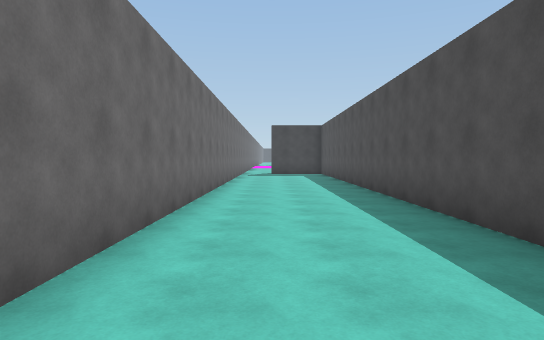
view 1 (above)

17 first-person views from a walk through a scene from a Unity 3-D project. The camera is 1.5 m above the floor, tilts 2° down and sees 75° across. The floor is counted in squares, 2 m on a side. Each view is taken from the middle of a square. On the plan, view 1 faces up. The plan holds only what a view shows up to about 11 squares ahead; the rest is blank. The place goes on beyond the plan. The player character is not drawn.

view 2
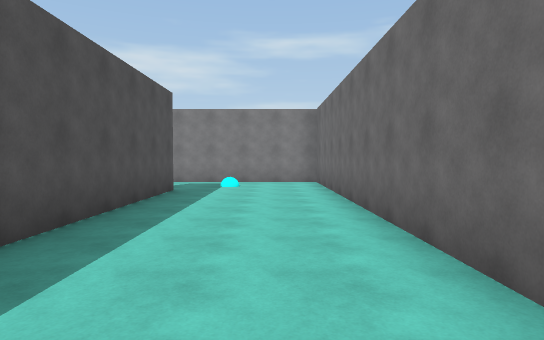

view 3
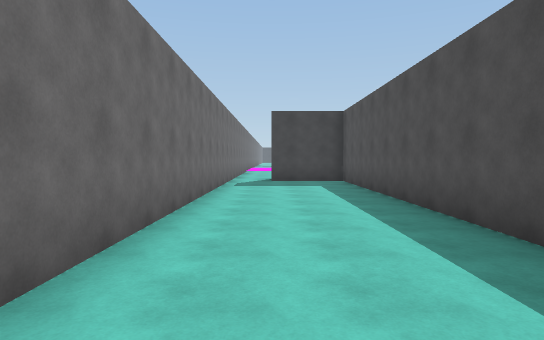

view 4
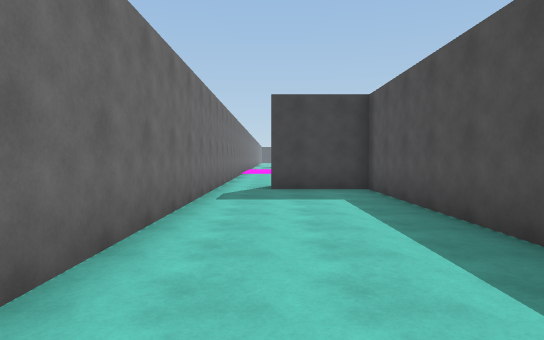

view 5
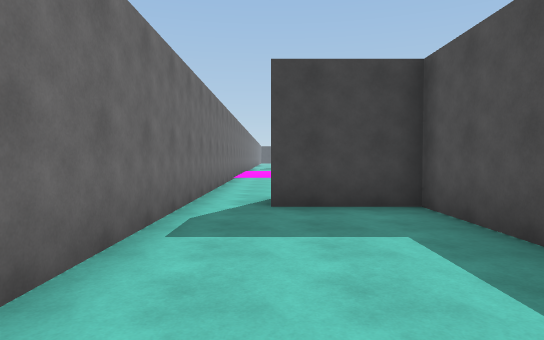

view 6
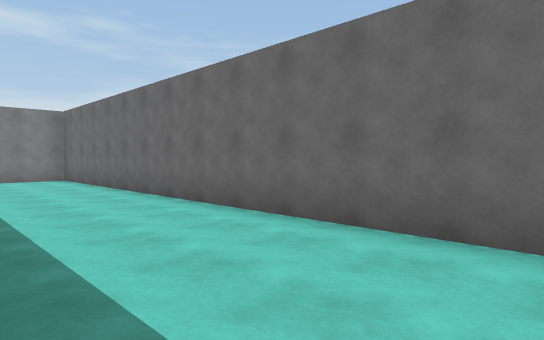

view 7
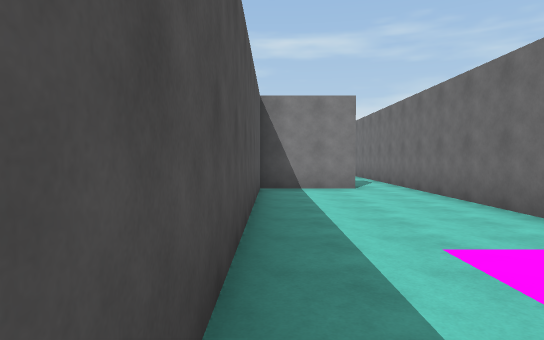

view 8
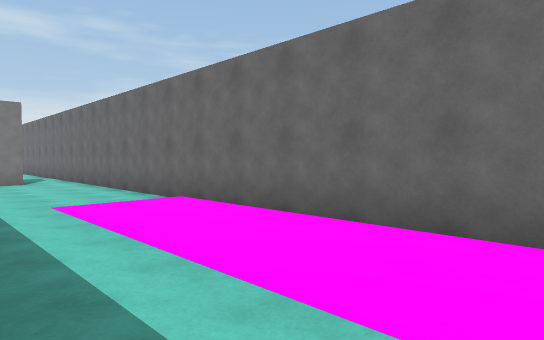

view 9
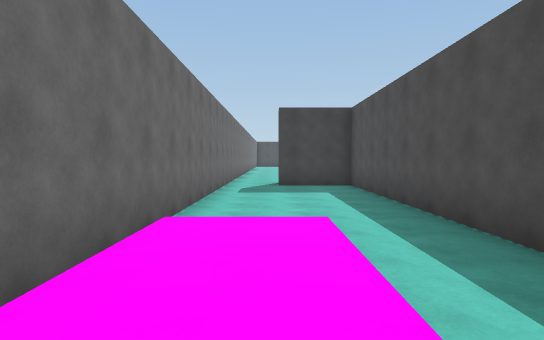

view 10
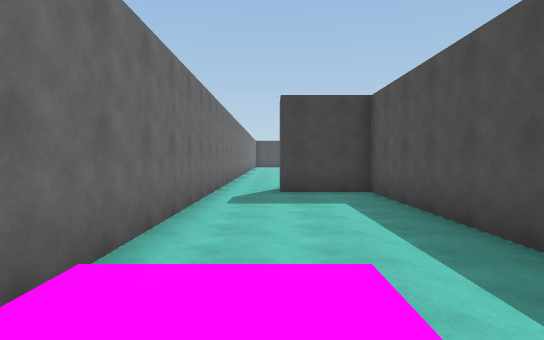

view 11
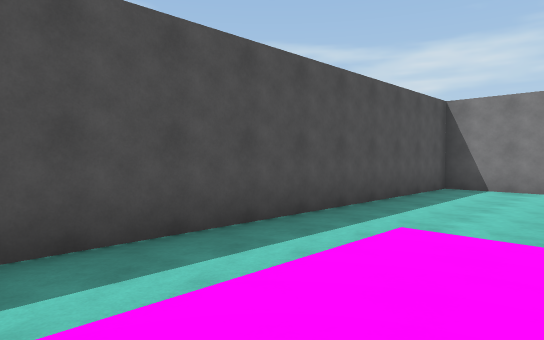

view 12
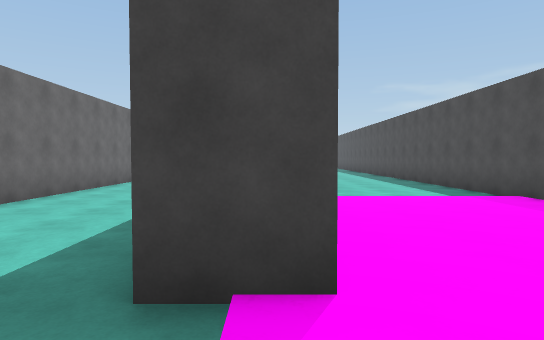

view 13
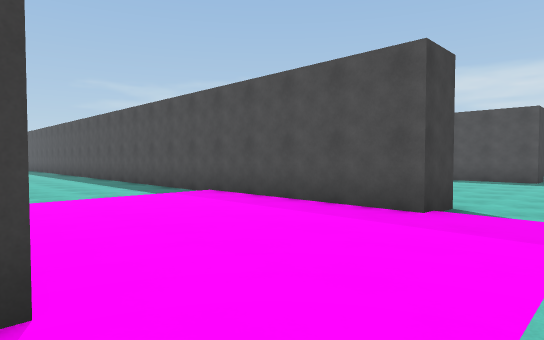

view 14
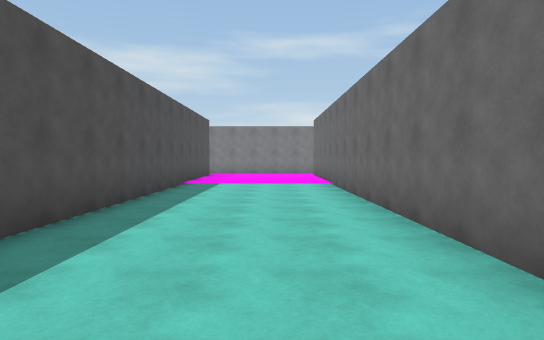

view 15
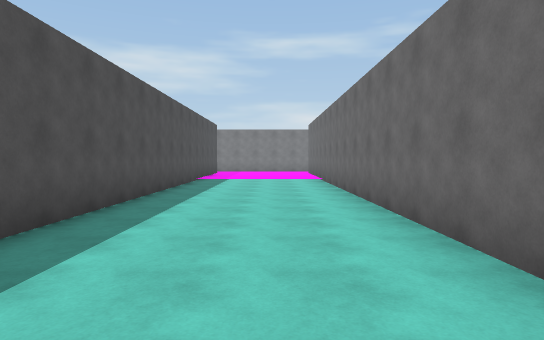

view 16
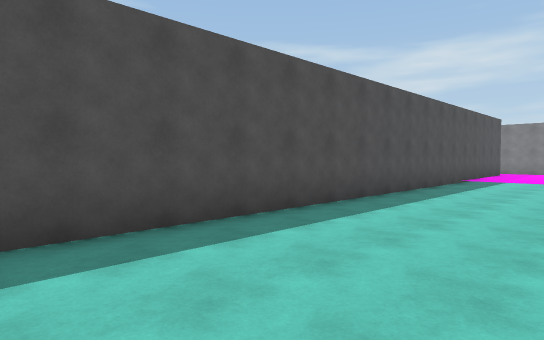

view 17
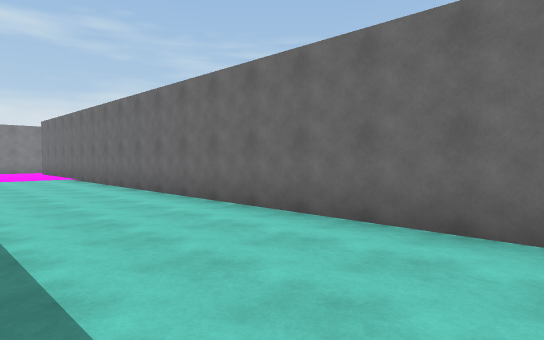

### Floor plan
Ten units are one square. View 1 is at (0, 0); x grows to the right and y downward. Boxes are objects, and circles mark ways between rooms. Rooms are numbered by the first view taken in them; rooms with no view inside come last. Other rooms are left out.
<svg viewBox="-19 -369 110 423">
<path fill="none" stroke="#000" d="M34 22 23 22 23 -164 -1 -164M-14 -175 -14 49 31 49M-14 -364 -14 -175M-1 -174 23 -174 23 -352 1 -352M33 -146 33 -10M86 22 75 22 75 -136"/>
<circle cx="-10" cy="-170" r="3" fill="#2a7"/>
<circle cx="30" cy="35" r="3" fill="#2a7"/>
<text x="10" y="-60">1</text>
<text x="0" y="-270">2</text>
<text x="60" y="-200">3</text>
</svg>
Room 1 opens to room 2. Room 1 opens to room 3.

Where each view was taken, in squares from view 1:
view 1: 0 up, 0 right, facing up
view 2: 6 up, 0 right, facing down
view 3: 5 up, 0 right, facing up
view 4: 8 up, 0 right, facing up
view 5: 11 up, 0 right, facing up
view 6: 8 up, 2 right, facing down-left
view 7: 26 up, 2 right, facing down
view 8: 29 up, 2 right, facing down-left
view 9: 25 up, 0 right, facing up
view 10: 27 up, 0 right, facing up
view 11: 27 up, 1 left, facing down-right
view 12: 4 down, 3 right, facing up
view 13: 4 down, 3 right, facing up-right
view 14: 12 up, 5 right, facing down
view 15: 14 up, 5 right, facing down
view 16: 14 up, 4 right, facing down-right
view 17: 15 up, 7 right, facing down-left
